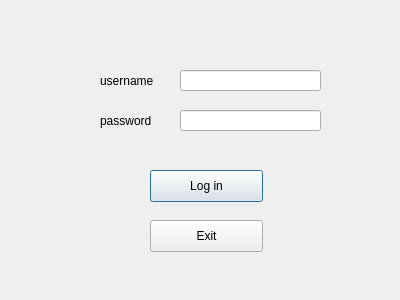
<?xml version="1.0" encoding="UTF-8"?>
<ui version="4.0">
 <class>loginDlg</class>
 <widget class="QDialog" name="loginDlg">
  <property name="geometry">
   <rect>
    <x>0</x>
    <y>0</y>
    <width>400</width>
    <height>300</height>
   </rect>
  </property>
  <property name="windowTitle">
   <string>Dialog</string>
  </property>
  <widget class="QLineEdit" name="unameEdit">
   <property name="geometry">
    <rect>
     <x>180</x>
     <y>70</y>
     <width>141</width>
     <height>21</height>
    </rect>
   </property>
  </widget>
  <widget class="QLineEdit" name="pwdEdit">
   <property name="geometry">
    <rect>
     <x>180</x>
     <y>110</y>
     <width>141</width>
     <height>21</height>
    </rect>
   </property>
  </widget>
  <widget class="QLabel" name="label">
   <property name="geometry">
    <rect>
     <x>100</x>
     <y>70</y>
     <width>71</width>
     <height>21</height>
    </rect>
   </property>
   <property name="text">
    <string>username</string>
   </property>
  </widget>
  <widget class="QLabel" name="label_2">
   <property name="geometry">
    <rect>
     <x>100</x>
     <y>110</y>
     <width>71</width>
     <height>21</height>
    </rect>
   </property>
   <property name="text">
    <string>password</string>
   </property>
  </widget>
  <widget class="QPushButton" name="loginBtn">
   <property name="geometry">
    <rect>
     <x>150</x>
     <y>170</y>
     <width>113</width>
     <height>32</height>
    </rect>
   </property>
   <property name="text">
    <string>Log in</string>
   </property>
  </widget>
  <widget class="QPushButton" name="exitBtn">
   <property name="geometry">
    <rect>
     <x>150</x>
     <y>220</y>
     <width>113</width>
     <height>32</height>
    </rect>
   </property>
   <property name="text">
    <string>Exit</string>
   </property>
  </widget>
 </widget>
 <resources/>
 <connections>
  <connection>
   <sender>exitBtn</sender>
   <signal>clicked()</signal>
   <receiver>loginDlg</receiver>
   <slot>close()</slot>
   <hints>
    <hint type="sourcelabel">
     <x>206</x>
     <y>235</y>
    </hint>
    <hint type="destinationlabel">
     <x>199</x>
     <y>149</y>
    </hint>
   </hints>
  </connection>
 </connections>
</ui>
